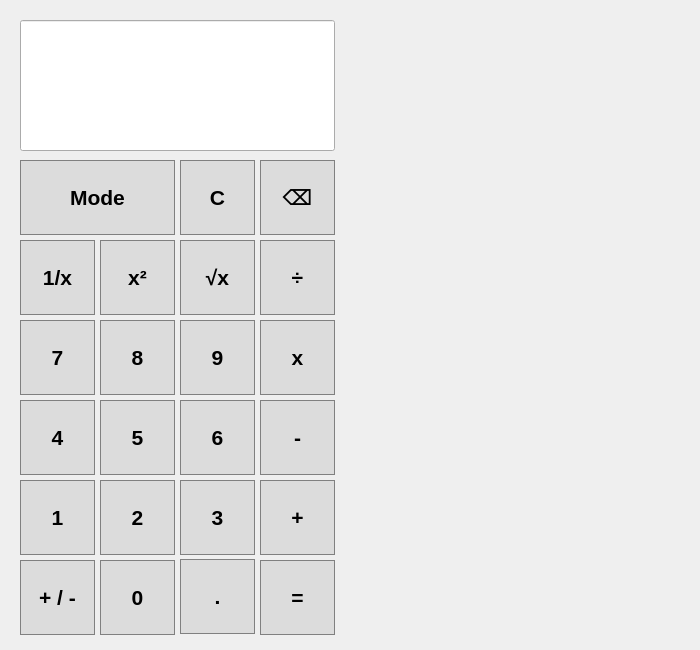
<?xml version="1.0" encoding="UTF-8"?>
<ui version="4.0">
 <class>Calculator</class>
 <widget class="QWidget" name="Calculator">
  <property name="geometry">
   <rect>
    <x>0</x>
    <y>0</y>
    <width>700</width>
    <height>650</height>
   </rect>
  </property>
  <property name="minimumSize">
   <size>
    <width>350</width>
    <height>650</height>
   </size>
  </property>
  <property name="maximumSize">
   <size>
    <width>700</width>
    <height>650</height>
   </size>
  </property>
  <property name="windowTitle">
   <string>Form</string>
  </property>
  <widget class="QLineEdit" name="calculator_screen">
   <property name="geometry">
    <rect>
     <x>20</x>
     <y>20</y>
     <width>315</width>
     <height>131</height>
    </rect>
   </property>
   <property name="font">
    <font>
     <pointsize>28</pointsize>
     <weight>75</weight>
     <bold>true</bold>
    </font>
   </property>
   <property name="text">
    <string/>
   </property>
   <property name="alignment">
    <set>Qt::AlignRight|Qt::AlignTrailing|Qt::AlignVCenter</set>
   </property>
   <property name="readOnly">
    <bool>true</bool>
   </property>
  </widget>
  <widget class="QPushButton" name="calculator_push7">
   <property name="geometry">
    <rect>
     <x>20</x>
     <y>320</y>
     <width>75</width>
     <height>75</height>
    </rect>
   </property>
   <property name="font">
    <font>
     <pointsize>16</pointsize>
     <weight>75</weight>
     <bold>true</bold>
    </font>
   </property>
   <property name="styleSheet">
    <string notr="true">QPushButton{background-color: rgb(220, 220, 220); border: 1px solid gray;}
QPushButton:hover {background-color: rgb(198, 198, 198)}</string>
   </property>
   <property name="text">
    <string>7</string>
   </property>
   <property name="checkable">
    <bool>true</bool>
   </property>
   <property name="checked">
    <bool>false</bool>
   </property>
   <attribute name="buttonGroup">
    <string notr="true">calculator_pushNumeric_buttonGroup</string>
   </attribute>
  </widget>
  <widget class="QPushButton" name="calculator_push8">
   <property name="geometry">
    <rect>
     <x>100</x>
     <y>320</y>
     <width>75</width>
     <height>75</height>
    </rect>
   </property>
   <property name="font">
    <font>
     <pointsize>16</pointsize>
     <weight>75</weight>
     <bold>true</bold>
    </font>
   </property>
   <property name="styleSheet">
    <string notr="true">QPushButton{background-color: rgb(220, 220, 220); border: 1px solid gray;}
QPushButton:hover {background-color: rgb(198, 198, 198)}</string>
   </property>
   <property name="text">
    <string>8</string>
   </property>
   <property name="checkable">
    <bool>true</bool>
   </property>
   <property name="checked">
    <bool>false</bool>
   </property>
   <attribute name="buttonGroup">
    <string notr="true">calculator_pushNumeric_buttonGroup</string>
   </attribute>
  </widget>
  <widget class="QPushButton" name="calculator_push9">
   <property name="geometry">
    <rect>
     <x>180</x>
     <y>320</y>
     <width>75</width>
     <height>75</height>
    </rect>
   </property>
   <property name="font">
    <font>
     <pointsize>16</pointsize>
     <weight>75</weight>
     <bold>true</bold>
    </font>
   </property>
   <property name="styleSheet">
    <string notr="true">QPushButton{background-color: rgb(220, 220, 220); border: 1px solid gray;}
QPushButton:hover {background-color: rgb(198, 198, 198)}</string>
   </property>
   <property name="text">
    <string>9</string>
   </property>
   <property name="checkable">
    <bool>true</bool>
   </property>
   <property name="checked">
    <bool>false</bool>
   </property>
   <attribute name="buttonGroup">
    <string notr="true">calculator_pushNumeric_buttonGroup</string>
   </attribute>
  </widget>
  <widget class="QPushButton" name="calculator_push6">
   <property name="geometry">
    <rect>
     <x>180</x>
     <y>400</y>
     <width>75</width>
     <height>75</height>
    </rect>
   </property>
   <property name="font">
    <font>
     <pointsize>16</pointsize>
     <weight>75</weight>
     <bold>true</bold>
    </font>
   </property>
   <property name="styleSheet">
    <string notr="true">QPushButton{background-color: rgb(220, 220, 220); border: 1px solid gray;}
QPushButton:hover {background-color: rgb(198, 198, 198)}</string>
   </property>
   <property name="text">
    <string>6</string>
   </property>
   <property name="checkable">
    <bool>true</bool>
   </property>
   <property name="checked">
    <bool>false</bool>
   </property>
   <attribute name="buttonGroup">
    <string notr="true">calculator_pushNumeric_buttonGroup</string>
   </attribute>
  </widget>
  <widget class="QPushButton" name="calculator_push4">
   <property name="geometry">
    <rect>
     <x>20</x>
     <y>400</y>
     <width>75</width>
     <height>75</height>
    </rect>
   </property>
   <property name="font">
    <font>
     <pointsize>16</pointsize>
     <weight>75</weight>
     <bold>true</bold>
    </font>
   </property>
   <property name="styleSheet">
    <string notr="true">QPushButton{background-color: rgb(220, 220, 220); border: 1px solid gray;}
QPushButton:hover {background-color: rgb(198, 198, 198)}</string>
   </property>
   <property name="text">
    <string>4</string>
   </property>
   <property name="checkable">
    <bool>true</bool>
   </property>
   <property name="checked">
    <bool>false</bool>
   </property>
   <attribute name="buttonGroup">
    <string notr="true">calculator_pushNumeric_buttonGroup</string>
   </attribute>
  </widget>
  <widget class="QPushButton" name="calculator_push5">
   <property name="geometry">
    <rect>
     <x>100</x>
     <y>400</y>
     <width>75</width>
     <height>75</height>
    </rect>
   </property>
   <property name="font">
    <font>
     <pointsize>16</pointsize>
     <weight>75</weight>
     <bold>true</bold>
    </font>
   </property>
   <property name="styleSheet">
    <string notr="true">QPushButton{background-color: rgb(220, 220, 220); border: 1px solid gray;}
QPushButton:hover {background-color: rgb(198, 198, 198)}</string>
   </property>
   <property name="text">
    <string>5</string>
   </property>
   <property name="checkable">
    <bool>true</bool>
   </property>
   <property name="checked">
    <bool>false</bool>
   </property>
   <attribute name="buttonGroup">
    <string notr="true">calculator_pushNumeric_buttonGroup</string>
   </attribute>
  </widget>
  <widget class="QPushButton" name="calculator_push3">
   <property name="geometry">
    <rect>
     <x>180</x>
     <y>480</y>
     <width>75</width>
     <height>75</height>
    </rect>
   </property>
   <property name="font">
    <font>
     <pointsize>16</pointsize>
     <weight>75</weight>
     <bold>true</bold>
    </font>
   </property>
   <property name="styleSheet">
    <string notr="true">QPushButton{background-color: rgb(220, 220, 220); border: 1px solid gray;}
QPushButton:hover {background-color: rgb(198, 198, 198)}</string>
   </property>
   <property name="text">
    <string>3</string>
   </property>
   <property name="checkable">
    <bool>true</bool>
   </property>
   <property name="checked">
    <bool>false</bool>
   </property>
   <attribute name="buttonGroup">
    <string notr="true">calculator_pushNumeric_buttonGroup</string>
   </attribute>
  </widget>
  <widget class="QPushButton" name="calculator_push1">
   <property name="geometry">
    <rect>
     <x>20</x>
     <y>480</y>
     <width>75</width>
     <height>75</height>
    </rect>
   </property>
   <property name="font">
    <font>
     <pointsize>16</pointsize>
     <weight>75</weight>
     <bold>true</bold>
    </font>
   </property>
   <property name="styleSheet">
    <string notr="true">QPushButton{background-color: rgb(220, 220, 220); border: 1px solid gray;}
QPushButton:hover {background-color: rgb(198, 198, 198)}</string>
   </property>
   <property name="text">
    <string>1</string>
   </property>
   <property name="checkable">
    <bool>true</bool>
   </property>
   <property name="checked">
    <bool>false</bool>
   </property>
   <attribute name="buttonGroup">
    <string notr="true">calculator_pushNumeric_buttonGroup</string>
   </attribute>
  </widget>
  <widget class="QPushButton" name="calculator_push2">
   <property name="geometry">
    <rect>
     <x>100</x>
     <y>480</y>
     <width>75</width>
     <height>75</height>
    </rect>
   </property>
   <property name="font">
    <font>
     <pointsize>16</pointsize>
     <weight>75</weight>
     <bold>true</bold>
    </font>
   </property>
   <property name="styleSheet">
    <string notr="true">QPushButton{background-color: rgb(220, 220, 220); border: 1px solid gray;}
QPushButton:hover {background-color: rgb(198, 198, 198)}</string>
   </property>
   <property name="text">
    <string>2</string>
   </property>
   <property name="checkable">
    <bool>true</bool>
   </property>
   <property name="checked">
    <bool>false</bool>
   </property>
   <attribute name="buttonGroup">
    <string notr="true">calculator_pushNumeric_buttonGroup</string>
   </attribute>
  </widget>
  <widget class="QPushButton" name="calculator_pushTurnNegative">
   <property name="geometry">
    <rect>
     <x>20</x>
     <y>560</y>
     <width>75</width>
     <height>75</height>
    </rect>
   </property>
   <property name="font">
    <font>
     <pointsize>16</pointsize>
     <weight>75</weight>
     <bold>true</bold>
    </font>
   </property>
   <property name="styleSheet">
    <string notr="true">QPushButton{background-color: rgb(220, 220, 220); border: 1px solid gray;}
QPushButton:hover {background-color: rgb(198, 198, 198)}</string>
   </property>
   <property name="text">
    <string>+ / -</string>
   </property>
   <property name="checkable">
    <bool>true</bool>
   </property>
   <property name="checked">
    <bool>false</bool>
   </property>
   <attribute name="buttonGroup">
    <string notr="true">calculator_pushNumeric_buttonGroup</string>
   </attribute>
  </widget>
  <widget class="QPushButton" name="calculator_push0">
   <property name="geometry">
    <rect>
     <x>100</x>
     <y>560</y>
     <width>75</width>
     <height>75</height>
    </rect>
   </property>
   <property name="minimumSize">
    <size>
     <width>0</width>
     <height>0</height>
    </size>
   </property>
   <property name="maximumSize">
    <size>
     <width>80</width>
     <height>80</height>
    </size>
   </property>
   <property name="font">
    <font>
     <pointsize>16</pointsize>
     <weight>75</weight>
     <bold>true</bold>
    </font>
   </property>
   <property name="styleSheet">
    <string notr="true">QPushButton{background-color: rgb(220, 220, 220); border: 1px solid gray;}
QPushButton:hover {background-color: rgb(198, 198, 198)}</string>
   </property>
   <property name="text">
    <string>0</string>
   </property>
   <property name="checkable">
    <bool>true</bool>
   </property>
   <property name="checked">
    <bool>false</bool>
   </property>
   <attribute name="buttonGroup">
    <string notr="true">calculator_pushNumeric_buttonGroup</string>
   </attribute>
  </widget>
  <widget class="QPushButton" name="calculator_pushDecimal">
   <property name="geometry">
    <rect>
     <x>180</x>
     <y>559</y>
     <width>75</width>
     <height>75</height>
    </rect>
   </property>
   <property name="font">
    <font>
     <pointsize>16</pointsize>
     <weight>75</weight>
     <bold>true</bold>
    </font>
   </property>
   <property name="styleSheet">
    <string notr="true">QPushButton{background-color: rgb(220, 220, 220); border: 1px solid gray;}
QPushButton:hover {background-color: rgb(198, 198, 198)}</string>
   </property>
   <property name="text">
    <string>.</string>
   </property>
   <property name="checkable">
    <bool>true</bool>
   </property>
   <property name="checked">
    <bool>false</bool>
   </property>
   <attribute name="buttonGroup">
    <string notr="true">calculator_pushNumeric_buttonGroup</string>
   </attribute>
  </widget>
  <widget class="QPushButton" name="calculator_pushMultiply">
   <property name="geometry">
    <rect>
     <x>260</x>
     <y>320</y>
     <width>75</width>
     <height>75</height>
    </rect>
   </property>
   <property name="font">
    <font>
     <pointsize>16</pointsize>
     <weight>75</weight>
     <bold>true</bold>
    </font>
   </property>
   <property name="styleSheet">
    <string notr="true">QPushButton{background-color: rgb(220, 220, 220); border: 1px solid gray;}
QPushButton:hover {background-color: rgb(198, 198, 198)}</string>
   </property>
   <property name="text">
    <string>x</string>
   </property>
   <property name="checkable">
    <bool>true</bool>
   </property>
   <property name="checked">
    <bool>false</bool>
   </property>
  </widget>
  <widget class="QPushButton" name="calculator_pushCalculate">
   <property name="geometry">
    <rect>
     <x>260</x>
     <y>560</y>
     <width>75</width>
     <height>75</height>
    </rect>
   </property>
   <property name="font">
    <font>
     <pointsize>16</pointsize>
     <weight>75</weight>
     <bold>true</bold>
    </font>
   </property>
   <property name="styleSheet">
    <string notr="true">QPushButton{background-color: rgb(220, 220, 220); border: 1px solid gray;}
QPushButton:hover {background-color: rgb(198, 198, 198)}</string>
   </property>
   <property name="text">
    <string>=</string>
   </property>
   <property name="checkable">
    <bool>true</bool>
   </property>
   <property name="checked">
    <bool>false</bool>
   </property>
  </widget>
  <widget class="QPushButton" name="calculator_pushSubtract">
   <property name="geometry">
    <rect>
     <x>260</x>
     <y>400</y>
     <width>75</width>
     <height>75</height>
    </rect>
   </property>
   <property name="font">
    <font>
     <pointsize>16</pointsize>
     <weight>75</weight>
     <bold>true</bold>
    </font>
   </property>
   <property name="styleSheet">
    <string notr="true">QPushButton{background-color: rgb(220, 220, 220); border: 1px solid gray;}
QPushButton:hover {background-color: rgb(198, 198, 198)}</string>
   </property>
   <property name="text">
    <string>-</string>
   </property>
   <property name="checkable">
    <bool>true</bool>
   </property>
   <property name="checked">
    <bool>false</bool>
   </property>
  </widget>
  <widget class="QPushButton" name="calculator_pushAdd">
   <property name="geometry">
    <rect>
     <x>260</x>
     <y>480</y>
     <width>75</width>
     <height>75</height>
    </rect>
   </property>
   <property name="font">
    <font>
     <pointsize>16</pointsize>
     <weight>75</weight>
     <bold>true</bold>
    </font>
   </property>
   <property name="styleSheet">
    <string notr="true">QPushButton{background-color: rgb(220, 220, 220); border: 1px solid gray;}
QPushButton:hover {background-color: rgb(198, 198, 198)}</string>
   </property>
   <property name="text">
    <string>+</string>
   </property>
   <property name="checkable">
    <bool>true</bool>
   </property>
   <property name="checked">
    <bool>false</bool>
   </property>
  </widget>
  <widget class="QPushButton" name="calculator_pushDivide">
   <property name="geometry">
    <rect>
     <x>260</x>
     <y>240</y>
     <width>75</width>
     <height>75</height>
    </rect>
   </property>
   <property name="font">
    <font>
     <pointsize>16</pointsize>
     <weight>75</weight>
     <bold>true</bold>
    </font>
   </property>
   <property name="styleSheet">
    <string notr="true">QPushButton{background-color: rgb(220, 220, 220); border: 1px solid gray;}
QPushButton:hover {background-color: rgb(198, 198, 198)}</string>
   </property>
   <property name="text">
    <string>÷</string>
   </property>
   <property name="checkable">
    <bool>true</bool>
   </property>
   <property name="checked">
    <bool>false</bool>
   </property>
  </widget>
  <widget class="QPushButton" name="calculator_pushSquareRoot">
   <property name="geometry">
    <rect>
     <x>180</x>
     <y>240</y>
     <width>75</width>
     <height>75</height>
    </rect>
   </property>
   <property name="font">
    <font>
     <pointsize>16</pointsize>
     <weight>75</weight>
     <bold>true</bold>
    </font>
   </property>
   <property name="styleSheet">
    <string notr="true">QPushButton{background-color: rgb(220, 220, 220); border: 1px solid gray;}
QPushButton:hover {background-color: rgb(198, 198, 198)}</string>
   </property>
   <property name="text">
    <string>√x</string>
   </property>
   <property name="checkable">
    <bool>true</bool>
   </property>
   <property name="checked">
    <bool>false</bool>
   </property>
  </widget>
  <widget class="QPushButton" name="calculator_pushInverse">
   <property name="geometry">
    <rect>
     <x>20</x>
     <y>240</y>
     <width>75</width>
     <height>75</height>
    </rect>
   </property>
   <property name="font">
    <font>
     <pointsize>16</pointsize>
     <weight>75</weight>
     <bold>true</bold>
    </font>
   </property>
   <property name="styleSheet">
    <string notr="true">QPushButton{background-color: rgb(220, 220, 220); border: 1px solid gray;}
QPushButton:hover {background-color: rgb(198, 198, 198)}</string>
   </property>
   <property name="text">
    <string>1/x</string>
   </property>
   <property name="checkable">
    <bool>true</bool>
   </property>
   <property name="checked">
    <bool>false</bool>
   </property>
  </widget>
  <widget class="QPushButton" name="calculator_pushSquared">
   <property name="geometry">
    <rect>
     <x>100</x>
     <y>240</y>
     <width>75</width>
     <height>75</height>
    </rect>
   </property>
   <property name="font">
    <font>
     <pointsize>16</pointsize>
     <weight>75</weight>
     <bold>true</bold>
    </font>
   </property>
   <property name="styleSheet">
    <string notr="true">QPushButton{background-color: rgb(220, 220, 220); border: 1px solid gray;}
QPushButton:hover {background-color: rgb(198, 198, 198)}</string>
   </property>
   <property name="text">
    <string>x²</string>
   </property>
   <property name="checkable">
    <bool>true</bool>
   </property>
   <property name="checked">
    <bool>false</bool>
   </property>
  </widget>
  <widget class="QPushButton" name="calculator_pushBackspace">
   <property name="geometry">
    <rect>
     <x>260</x>
     <y>160</y>
     <width>75</width>
     <height>75</height>
    </rect>
   </property>
   <property name="font">
    <font>
     <pointsize>16</pointsize>
     <weight>75</weight>
     <bold>true</bold>
    </font>
   </property>
   <property name="styleSheet">
    <string notr="true">QPushButton{background-color: rgb(220, 220, 220); border: 1px solid gray;}
QPushButton:hover {background-color: rgb(198, 198, 198)}</string>
   </property>
   <property name="text">
    <string>⌫</string>
   </property>
   <property name="checkable">
    <bool>true</bool>
   </property>
   <property name="checked">
    <bool>false</bool>
   </property>
  </widget>
  <widget class="QPushButton" name="calculator_pushClear">
   <property name="geometry">
    <rect>
     <x>180</x>
     <y>160</y>
     <width>75</width>
     <height>75</height>
    </rect>
   </property>
   <property name="font">
    <font>
     <pointsize>16</pointsize>
     <weight>75</weight>
     <bold>true</bold>
    </font>
   </property>
   <property name="styleSheet">
    <string notr="true">QPushButton{background-color: rgb(220, 220, 220); border: 1px solid gray;}
QPushButton:hover {background-color: rgb(198, 198, 198)}</string>
   </property>
   <property name="text">
    <string>C</string>
   </property>
   <property name="checkable">
    <bool>true</bool>
   </property>
   <property name="checked">
    <bool>false</bool>
   </property>
  </widget>
  <widget class="QPushButton" name="calculator_pushMode">
   <property name="geometry">
    <rect>
     <x>20</x>
     <y>160</y>
     <width>155</width>
     <height>75</height>
    </rect>
   </property>
   <property name="font">
    <font>
     <pointsize>16</pointsize>
     <weight>75</weight>
     <bold>true</bold>
    </font>
   </property>
   <property name="styleSheet">
    <string notr="true">QPushButton{background-color: rgb(220, 220, 220); border: 1px solid gray;}
QPushButton:hover {background-color: rgb(198, 198, 198)}</string>
   </property>
   <property name="text">
    <string>Mode</string>
   </property>
  </widget>
  <widget class="QLabel" name="calculator_screen_tempCalculations">
   <property name="geometry">
    <rect>
     <x>20</x>
     <y>20</y>
     <width>311</width>
     <height>31</height>
    </rect>
   </property>
   <property name="font">
    <font>
     <pointsize>10</pointsize>
     <weight>75</weight>
     <bold>true</bold>
    </font>
   </property>
   <property name="styleSheet">
    <string notr="true">color:gray</string>
   </property>
   <property name="text">
    <string/>
   </property>
   <property name="alignment">
    <set>Qt::AlignRight|Qt::AlignTrailing|Qt::AlignVCenter</set>
   </property>
  </widget>
 </widget>
 <resources/>
 <connections/>
 <buttongroups>
  <buttongroup name="calculator_pushNumeric_buttonGroup"/>
 </buttongroups>
</ui>
